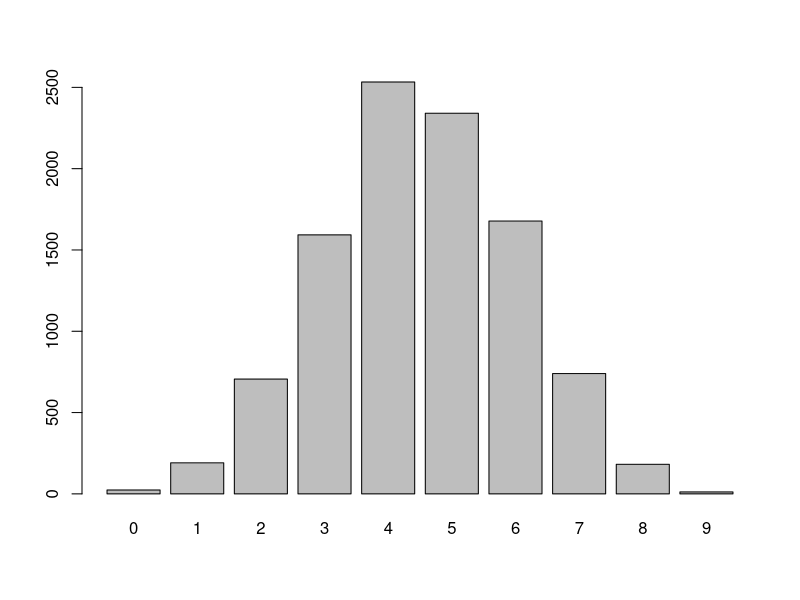
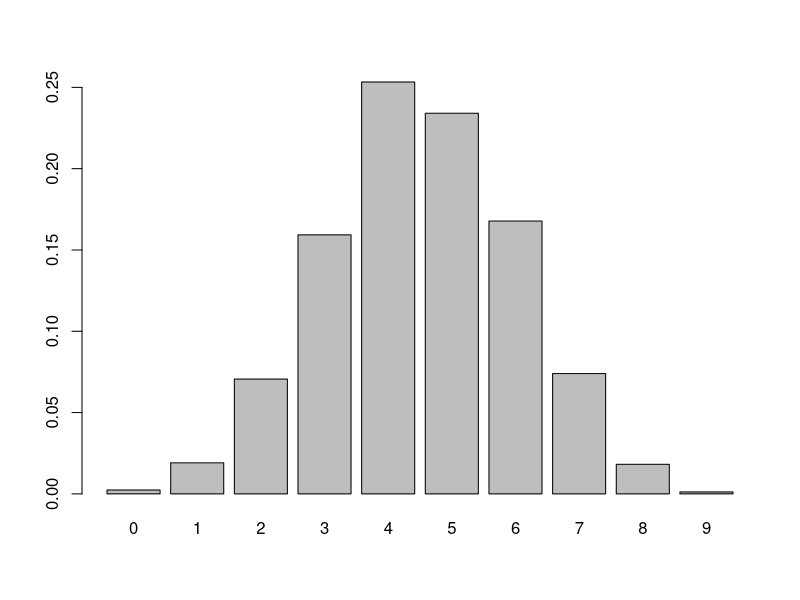

These figures' R source, in order:
## ---- chunk 1
set.seed(1)
table(rbinom(10000, size = 9, prob = 0.5))
## ---- chunk 2
set.seed(1)
barplot(table(rbinom(10000, size = 9, prob = 0.5)))
## ---- chunk 3
set.seed(1)
Table <- table(rbinom(10000, 9, prob = .5))
barplot(Table/margin.table(Table))
## ---- chunk 4
StudentGrid <- matrix(c(17, 3, 50-17, 50-3), byrow = T, ncol = 2)
rownames(StudentGrid) <- c("Fail","Pass")
colnames(StudentGrid) <- c("High School","College")
StudentGrid
## ---- chunk 5
StudentGrid[,1]/margin.table((StudentGrid[,1]))
## ---- chunk 6
#Calculate the housing Groups
HousingGrid <- matrix(c(6065-5996,round((93935*((6065-5996)/6065))),5996,round((93935*(5996/6065)))), byrow = T, ncol = 2)
rownames(HousingGrid) <- c("Repossessed", "Good Standing")
colnames(HousingGrid) <- c("Fail Test","Pass Test")
HousingGrid
## ---- chunk 7
#Probabilities as a percent of total
HousingGrid/margin.table(HousingGrid)*100
## ---- chunk 8
#Probility a customer will both fail Barclay's Test and have their home repossessed
HousingGrid[1,1]/margin.table(HousingGrid)*100
